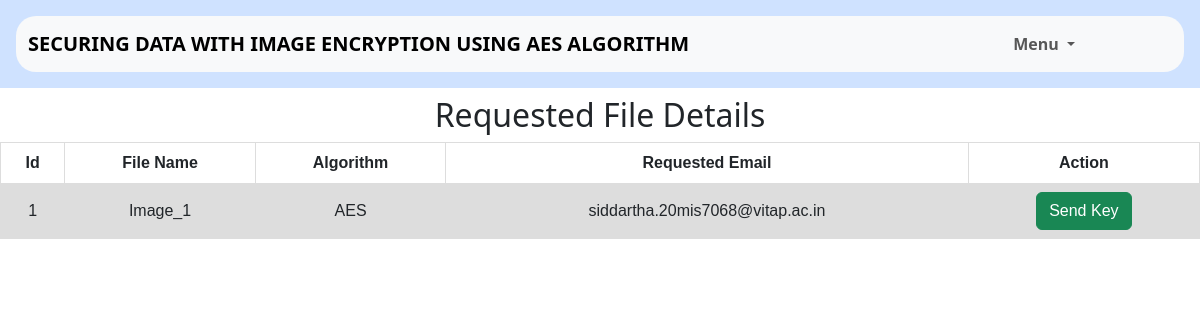
Screenshot of /viewrequests (signed in) with the database file from the repository.
### USERAPP/models.py (models this page shows)
class RequestModel(models.Model):
    fileid = models.CharField(null=True, max_length=100)
    useremail = models.EmailField(null=True)
    filename = models.CharField(null=True, max_length=100)
    cipher_text = models.TextField(null=True)
    algorithm = models.CharField(null=True, max_length=50)
    elapsedtime = models.CharField(null=True, max_length=150)
    key = models.CharField(null=True, max_length=100)
    status = models.CharField(null=True, max_length=100, default="pending")
    requestedemail = models.EmailField(null=True)
    class Meta:
        db_table = "Requests"

### USERAPP/views.py (the view)
# urls.py: path('viewrequests', viewrequests, name="viewrequests"),
def viewrequests(req):
    mydata = RequestModel.objects.filter(
        useremail=req.session['useremail'])
    return render(req, VIEW_REQUESTS, {'mydata': mydata})

### templates/viewrequests.html (shortened to what this page needs)
{% extends "home.html" %}
{% block content %}
<center>
    <table>
        <h2>Requested File Details</h2>
        <th style="text-align:center;">Id</th>
        <th style="text-align:center;">File Name</th>
        <th style="text-align:center;">Algorithm</th>
        <th style="text-align:center;">Requested Email</th>
        <th style="text-align:center;">Action</th>
        {% for i in mydata %}
        <tr>
            <td style="text-align:center;">{{i.id}}</td>
            <td style="text-align:center;">{{i.filename}}</td>
            <td style="text-align:center;">{{i.algorithm}}</td>
            <td style="text-align:center;">{{i.requestedemail}}</td>
            <td style="text-align:center;">
                <a href="{% url 'sendkey' i.id i.fileid %}" class="btn btn-success">Send Key</a>
            </td>
        </tr>
        {% endfor %}
    </table>
</center>
{% endblock %}

### templates/viewrequests.html (style rules this page uses)
table { font-family: arial, sans-serif; border-collapse: collapse; width: 100%; }
td, th { border: 1px solid #dddddd; text-align: left; padding: 8px; }
tr:nth-child(even) { background-color: #dddddd; }

### rows the page displays
RequestModel: id "1", filename "Image_1", algorithm "AES", requestedemail "siddartha.20mis7068@vitap.ac.in"
